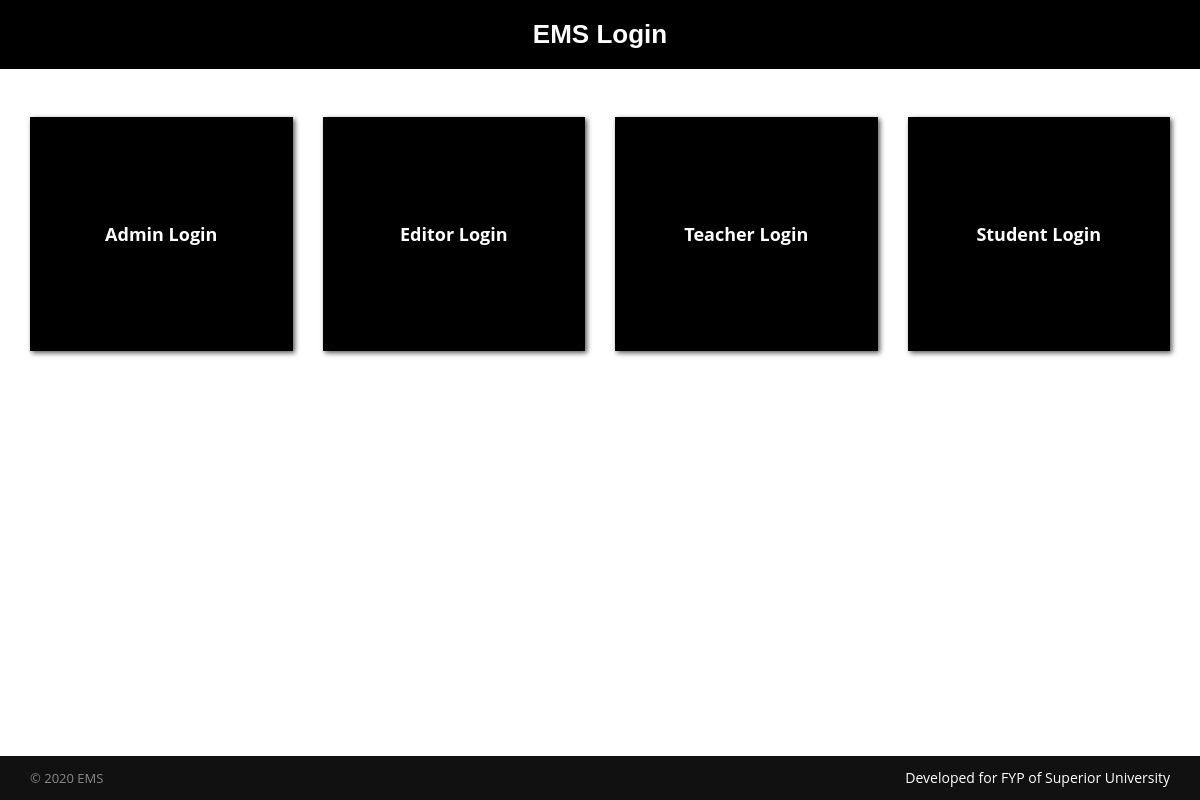
Before: / with the older database file.
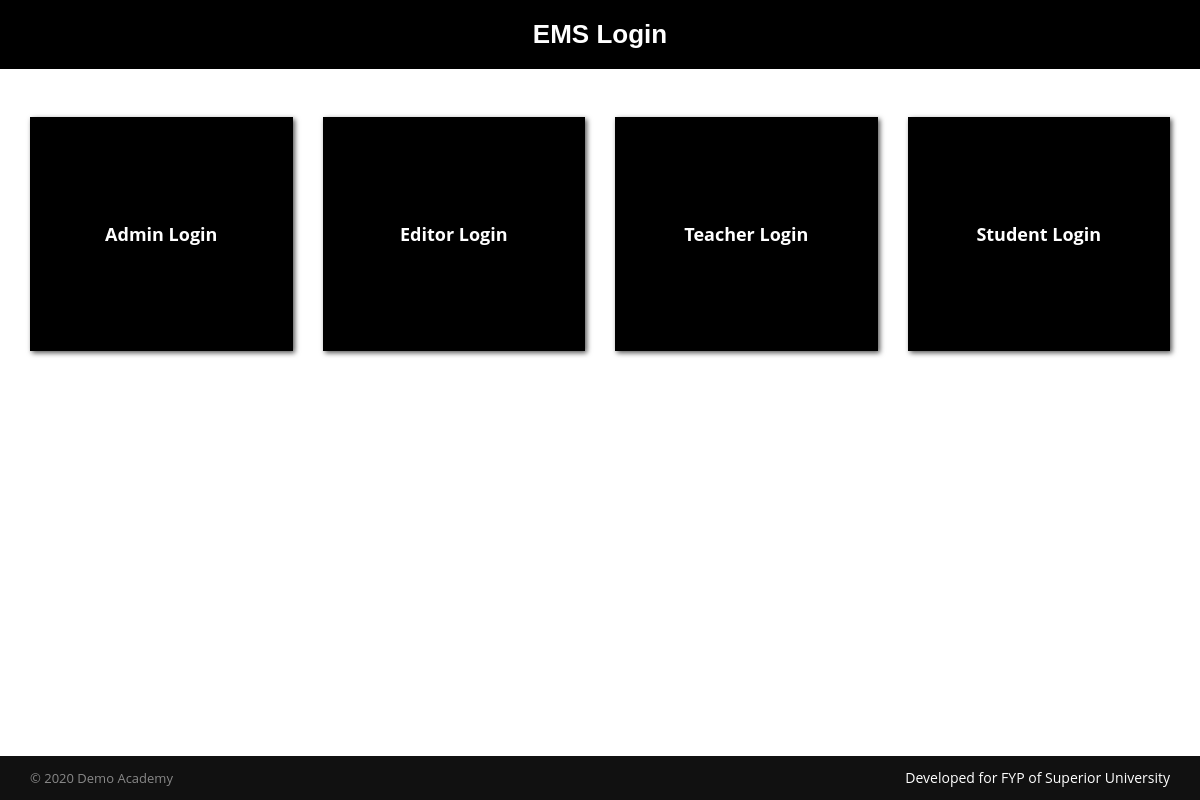
After: the same page with the newer database file.
### tables this page shows
CREATE TABLE IF NOT EXISTS `contact` (
  `id` int(11) NOT NULL AUTO_INCREMENT,
  `sitename` text,
  `logo` text,
  `phone` text,
  `email` text,
  `address` text,
  `gmaps` text,
  `cover` text,
  `post` text,
  `fpost` text,
  `facebook` text,
  `twitter` text,
  `insta` text,
  `youtube` text,
  PRIMARY KEY (`id`)
);

### index.php (the view, shortened to what this page needs)
<!DOCTYPE html>
<html lang="en">
<head>
  <?php include 'include/head.php'; ?>
</head>
<body class="body-wrapper">
  <div class="main_wrapper">
    <center><h2 style="width: 100%;background: #000; color: #fff; padding: 20px">EMS Login</h2></center>
    <br><br>
    <div class="container">
      <div class="row">
         <div class="col-md-3">
            <a href="adminlogin.php">
          <div class="card homecard">
              Admin Login
          </div>
            </a>
        </div>
         <div class="col-md-3">
            <a href="editorlogin.php">
          <div class="card homecard">
              Editor Login
          </div>
            </a>
        </div>
         <div class="col-md-3">
            <a href="teacherlogin.php">
          <div class="card homecard">
              Teacher Login
          </div>
            </a>
        </div>
         <div class="col-md-3">
            <a href="studentlogin.php">
          <div class="card homecard">
              Student Login
          </div>
            </a>
        </div>
            <br>
          </div>
        </div>
    <?php include 'include/footer.php'; ?>
  </div>
</body>
</html>

### include/footer.php (shortened to what this page needs)
<br>
<br>
<br>
  <div class="footer clearfix" >
    <div class="container">
      <div class="row clearfix">
        <div class="col-sm-6 col-xs-12 copyRight">
          <p>© 2020 <?php echo $sitename ?> </p>
        </div>
        <div class="col-sm-6 col-xs-12 privacy_policy">
         	&nbsp; Developed for FYP of Superior University
        </div>
      </div>
    </div>
  </div>

Changed rows visible on the page:
changed contact: sitename "EMS" → "Demo Academy"
